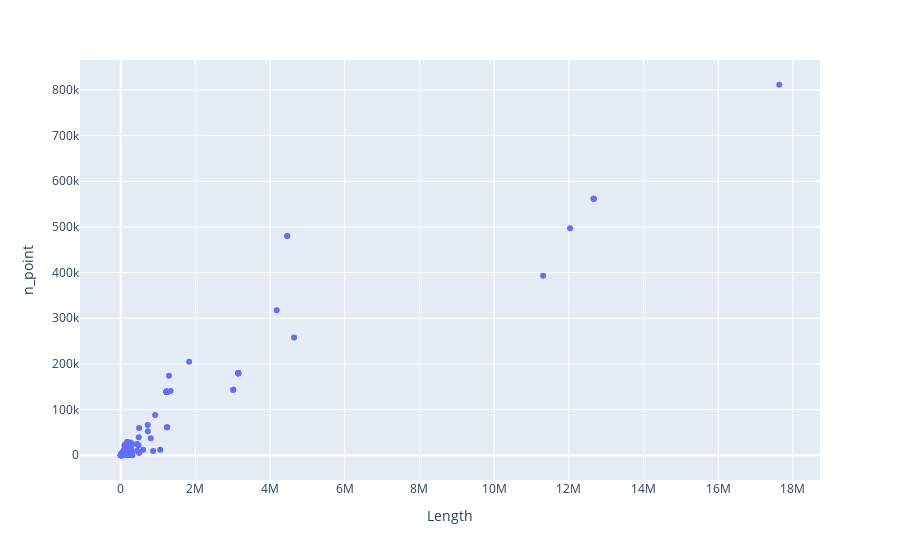

The notebook cell this image was saved under:
### Markdown cell above
**Plot points vs Length**  
Visualize n_point vs shape length. Usually longer shapes have more points but some have too much.

### Code cell
import plotly.express as px
fig = px.scatter(
    df,
    x = 'Length',
    y = 'n_point',
    hover_data=["OrgName",'Length','n_point']
)
fig.show()

### Figure 1 — Plotly figure (JSON) as saved in the notebook; plotly's stock layout.template omitted (floating-point values rounded to 4 significant figures; data arrays with more than 128 entries replaced by an {"elided": "..."} marker saying what was removed)
{"data": [{"customdata": {"elided": "150x3 mixed values"}, "hovertemplate": "Length=%{customdata[1]}<br>n_point=%{customdata[2]}<br>OrgName=%{customdata[0]}<extra></extra>", "legendgroup": "", "marker": {"color": "#636efa", "symbol": "circle"}, "mode": "markers", "name": "", "orientation": "v", "showlegend": false, "type": "scatter", "x": {"elided": "150 float values"}, "xaxis": "x", "y": {"elided": "150 int values"}, "yaxis": "y"}], "layout": {"legend": {"tracegroupgap": 0}, "margin": {"t": 60}, "xaxis": {"anchor": "y", "domain": [0, 1], "title": {"text": "Length"}}, "yaxis": {"anchor": "x", "domain": [0, 1], "title": {"text": "n_point"}}}}
